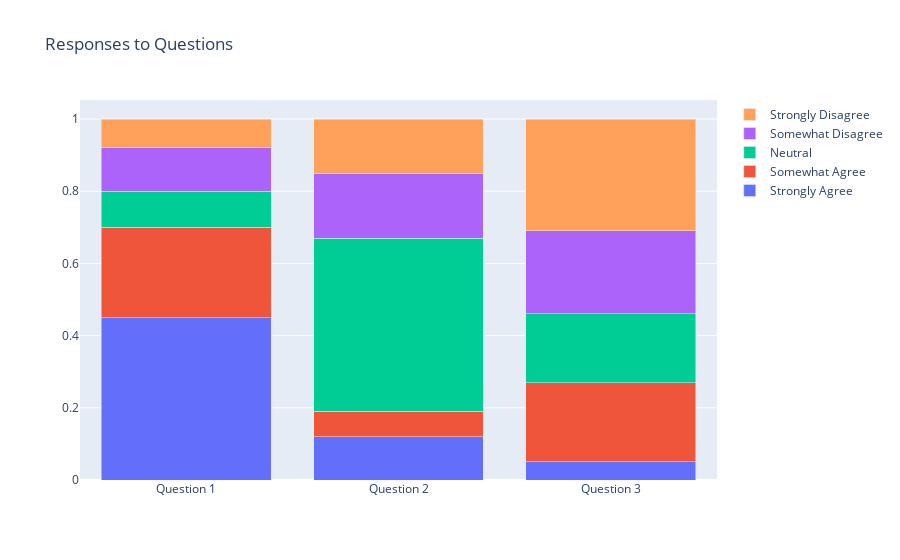

Write notebook code for a chart like this one.
### Code cell
# create traces using a list comprehension:
import plotly.graph_objects as go

# Get the questions from the DataFrame index
questions = df.index.tolist()

# Get the responses from the DataFrame columns
responses = df.columns.tolist()

# Get the data values from the DataFrame
data = df.values.tolist()

# Create a trace for each response
traces = []
for i in range(len(responses)):
    trace = go.Bar(
        x=questions,
        y=[row[i] for row in data],
        name=responses[i]
    )
    traces.append(trace)

# Create the layout
layout = go.Layout(
    title='Responses to Questions',
    barmode='stack'  # Stack the bars
)

# Create the figure and plot
fig = go.Figure(data=traces, layout=layout)
fig.show()

### Figure 1 — Plotly figure (JSON) as saved in the notebook; plotly's stock layout.template omitted (floating-point values rounded to 4 significant figures)
{"data": [{"name": "Strongly Agree", "type": "bar", "x": ["Question 1", "Question 2", "Question 3"], "y": [0.45, 0.12, 0.05]}, {"name": "Somewhat Agree", "type": "bar", "x": ["Question 1", "Question 2", "Question 3"], "y": [0.25, 0.07, 0.22]}, {"name": "Neutral", "type": "bar", "x": ["Question 1", "Question 2", "Question 3"], "y": [0.1, 0.48, 0.19]}, {"name": "Somewhat Disagree", "type": "bar", "x": ["Question 1", "Question 2", "Question 3"], "y": [0.12, 0.18, 0.23]}, {"name": "Strongly Disagree", "type": "bar", "x": ["Question 1", "Question 2", "Question 3"], "y": [0.08, 0.15, 0.31]}], "layout": {"barmode": "stack", "title": {"text": "Responses to Questions"}}}
